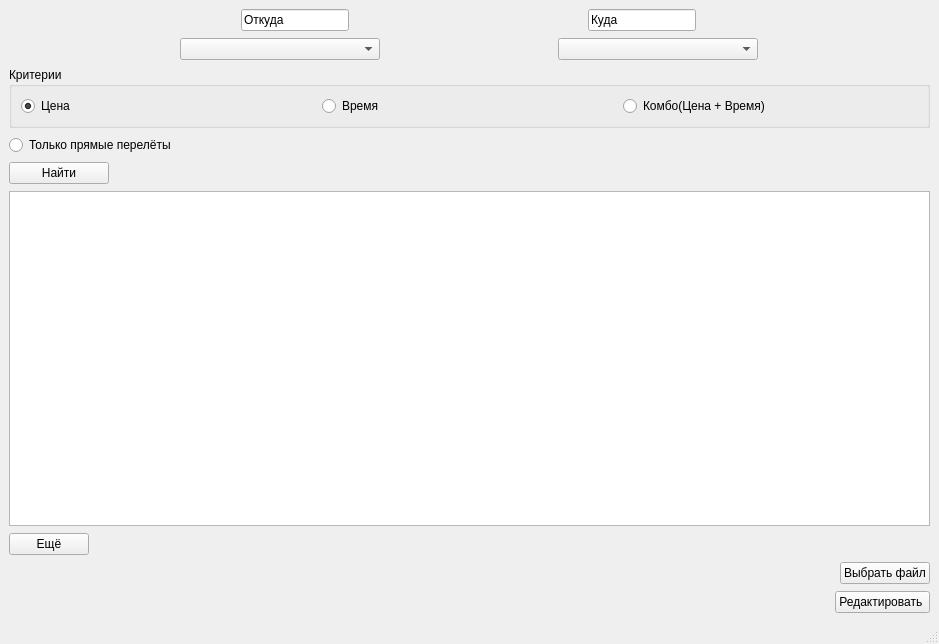
<?xml version="1.0" encoding="UTF-8"?>
<ui version="4.0">
 <class>MainWindow</class>
 <widget class="QMainWindow" name="MainWindow">
  <property name="geometry">
   <rect>
    <x>0</x>
    <y>0</y>
    <width>939</width>
    <height>644</height>
   </rect>
  </property>
  <property name="sizePolicy">
   <sizepolicy hsizetype="Fixed" vsizetype="Preferred">
    <horstretch>0</horstretch>
    <verstretch>0</verstretch>
   </sizepolicy>
  </property>
  <property name="minimumSize">
   <size>
    <width>150</width>
    <height>0</height>
   </size>
  </property>
  <property name="windowTitle">
   <string>MainWindow</string>
  </property>
  <widget class="QWidget" name="centralwidget">
   <layout class="QHBoxLayout" name="horizontalLayout_6">
    <item>
     <layout class="QVBoxLayout" name="verticalLayout">
      <property name="spacing">
       <number>7</number>
      </property>
      <property name="sizeConstraint">
       <enum>QLayout::SizeConstraint::SetNoConstraint</enum>
      </property>
      <item>
       <layout class="QHBoxLayout" name="text">
        <item>
         <widget class="QLineEdit" name="from">
          <property name="sizePolicy">
           <sizepolicy hsizetype="Fixed" vsizetype="Fixed">
            <horstretch>0</horstretch>
            <verstretch>0</verstretch>
           </sizepolicy>
          </property>
          <property name="text">
           <string>Откуда</string>
          </property>
          <property name="readOnly">
           <bool>true</bool>
          </property>
         </widget>
        </item>
        <item>
         <widget class="QLineEdit" name="to">
          <property name="sizePolicy">
           <sizepolicy hsizetype="Fixed" vsizetype="Fixed">
            <horstretch>0</horstretch>
            <verstretch>0</verstretch>
           </sizepolicy>
          </property>
          <property name="text">
           <string>Куда</string>
          </property>
          <property name="readOnly">
           <bool>true</bool>
          </property>
         </widget>
        </item>
       </layout>
      </item>
      <item>
       <layout class="QHBoxLayout" name="chooseCities">
        <item>
         <widget class="QComboBox" name="fromCity">
          <property name="sizePolicy">
           <sizepolicy hsizetype="Fixed" vsizetype="Fixed">
            <horstretch>0</horstretch>
            <verstretch>0</verstretch>
           </sizepolicy>
          </property>
          <property name="minimumSize">
           <size>
            <width>200</width>
            <height>0</height>
           </size>
          </property>
          <property name="editable">
           <bool>false</bool>
          </property>
          <property name="insertPolicy">
           <enum>QComboBox::InsertPolicy::NoInsert</enum>
          </property>
         </widget>
        </item>
        <item>
         <widget class="QComboBox" name="toCity">
          <property name="sizePolicy">
           <sizepolicy hsizetype="Fixed" vsizetype="Fixed">
            <horstretch>0</horstretch>
            <verstretch>0</verstretch>
           </sizepolicy>
          </property>
          <property name="minimumSize">
           <size>
            <width>200</width>
            <height>0</height>
           </size>
          </property>
          <property name="editable">
           <bool>false</bool>
          </property>
          <property name="insertPolicy">
           <enum>QComboBox::InsertPolicy::NoInsert</enum>
          </property>
         </widget>
        </item>
       </layout>
      </item>
      <item>
       <widget class="QGroupBox" name="Criterias">
        <property name="title">
         <string>Критерии</string>
        </property>
        <layout class="QHBoxLayout" name="horizontalLayout_2">
         <item>
          <widget class="QRadioButton" name="Price">
           <property name="text">
            <string>Цена</string>
           </property>
           <property name="checked">
            <bool>true</bool>
           </property>
          </widget>
         </item>
         <item>
          <widget class="QRadioButton" name="Time">
           <property name="text">
            <string>Время</string>
           </property>
          </widget>
         </item>
         <item>
          <widget class="QRadioButton" name="Combo">
           <property name="text">
            <string>Комбо(Цена + Время)</string>
           </property>
          </widget>
         </item>
        </layout>
       </widget>
      </item>
      <item>
       <widget class="QRadioButton" name="OnlyDirect">
        <property name="text">
         <string>Только прямые перелёты</string>
        </property>
        <property name="checked">
         <bool>false</bool>
        </property>
       </widget>
      </item>
      <item>
       <widget class="QPushButton" name="FindPathes">
        <property name="enabled">
         <bool>true</bool>
        </property>
        <property name="sizePolicy">
         <sizepolicy hsizetype="Fixed" vsizetype="Fixed">
          <horstretch>0</horstretch>
          <verstretch>0</verstretch>
         </sizepolicy>
        </property>
        <property name="minimumSize">
         <size>
          <width>100</width>
          <height>10</height>
         </size>
        </property>
        <property name="text">
         <string>Найти</string>
        </property>
       </widget>
      </item>
      <item>
       <widget class="QTableWidget" name="tableWidget">
        <property name="minimumSize">
         <size>
          <width>256</width>
          <height>0</height>
         </size>
        </property>
       </widget>
      </item>
      <item>
       <widget class="QPushButton" name="AddInfo">
        <property name="sizePolicy">
         <sizepolicy hsizetype="Fixed" vsizetype="Fixed">
          <horstretch>0</horstretch>
          <verstretch>0</verstretch>
         </sizepolicy>
        </property>
        <property name="text">
         <string>Ещё</string>
        </property>
       </widget>
      </item>
      <item>
       <layout class="QHBoxLayout" name="horizontalLayout">
        <item>
         <spacer name="horizontalSpacer">
          <property name="orientation">
           <enum>Qt::Orientation::Horizontal</enum>
          </property>
          <property name="sizeHint" stdset="0">
           <size>
            <width>40</width>
            <height>20</height>
           </size>
          </property>
         </spacer>
        </item>
        <item>
         <widget class="QPushButton" name="ChooseFile">
          <property name="sizePolicy">
           <sizepolicy hsizetype="Fixed" vsizetype="Fixed">
            <horstretch>0</horstretch>
            <verstretch>0</verstretch>
           </sizepolicy>
          </property>
          <property name="text">
           <string>Выбрать файл</string>
          </property>
         </widget>
        </item>
       </layout>
      </item>
      <item>
       <layout class="QHBoxLayout" name="horizontalLayout_5">
        <item>
         <spacer name="horizontalSpacer_2">
          <property name="orientation">
           <enum>Qt::Orientation::Horizontal</enum>
          </property>
          <property name="sizeHint" stdset="0">
           <size>
            <width>40</width>
            <height>20</height>
           </size>
          </property>
         </spacer>
        </item>
        <item>
         <widget class="QPushButton" name="Edit">
          <property name="sizePolicy">
           <sizepolicy hsizetype="Fixed" vsizetype="Fixed">
            <horstretch>0</horstretch>
            <verstretch>0</verstretch>
           </sizepolicy>
          </property>
          <property name="text">
           <string>Редактировать </string>
          </property>
         </widget>
        </item>
       </layout>
      </item>
     </layout>
    </item>
   </layout>
  </widget>
  <widget class="QMenuBar" name="menubar">
   <property name="geometry">
    <rect>
     <x>0</x>
     <y>0</y>
     <width>939</width>
     <height>23</height>
    </rect>
   </property>
  </widget>
  <widget class="QStatusBar" name="statusbar"/>
 </widget>
 <resources/>
 <connections/>
</ui>
